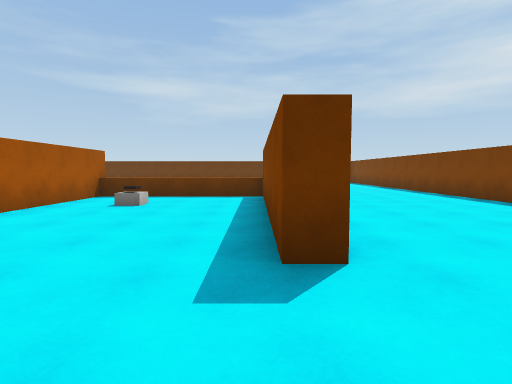
[1] (above)

14 first-person views from a walk through a 3-D level made in the Unity game engine. The camera is 1.4 m above the floor, tilts 4° down and sees 80° across. The floor is counted in squares, 2 m on a side. Each view is taken from the middle of a square. On the plan, view 1 faces up. The plan holds only what a view shows up to about 10 squares ahead; the rest is blank. The place goes on beyond the plan. The player character is not drawn. Surface patterns are stand-ins for the level's own textures.

[2]
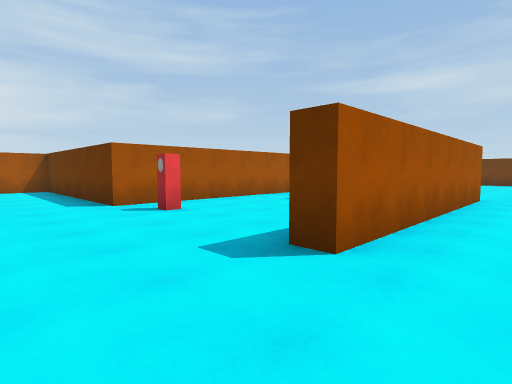

[3]
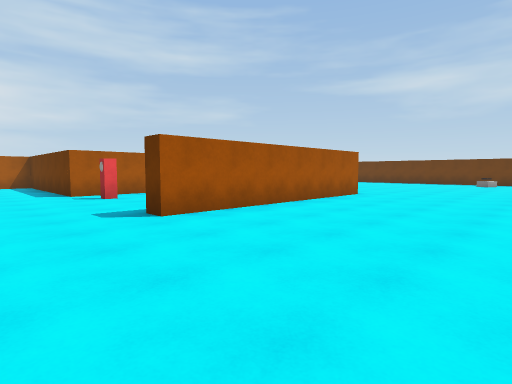

[4]
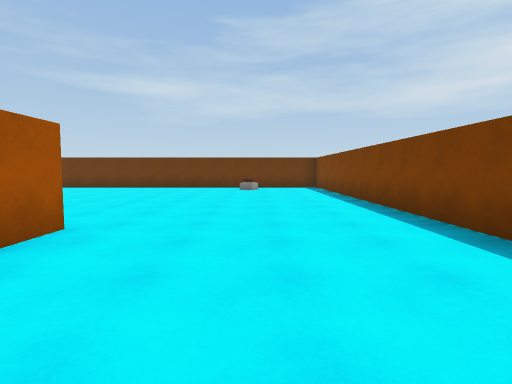

[5]
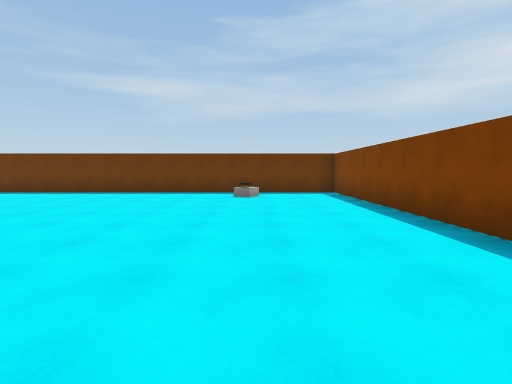

[6]
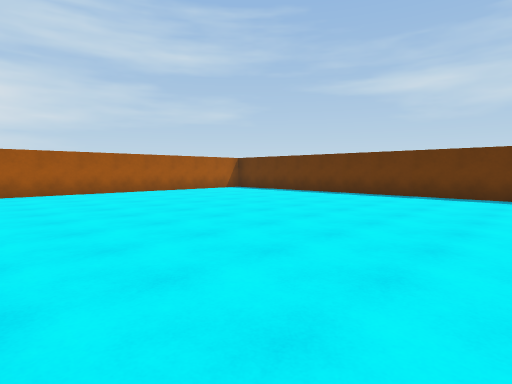

[7]
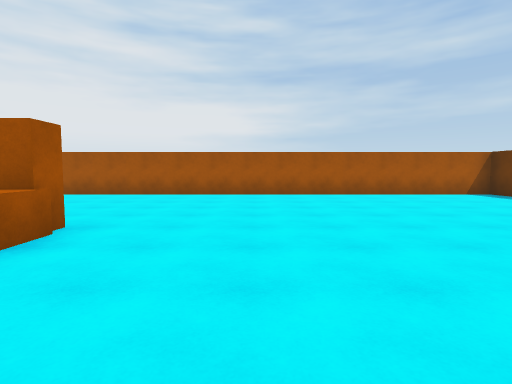

[8]
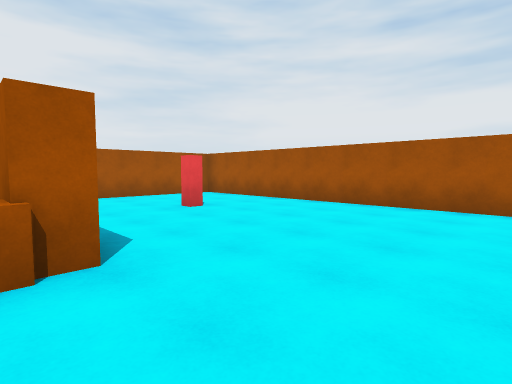

[9]
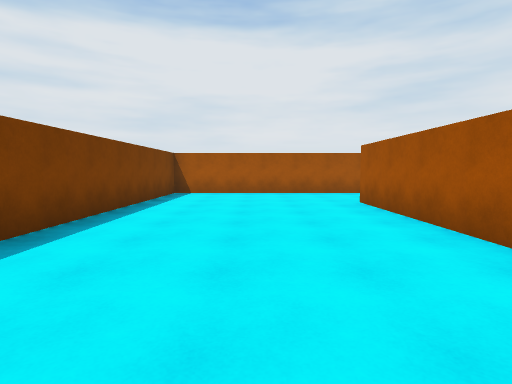

[10]
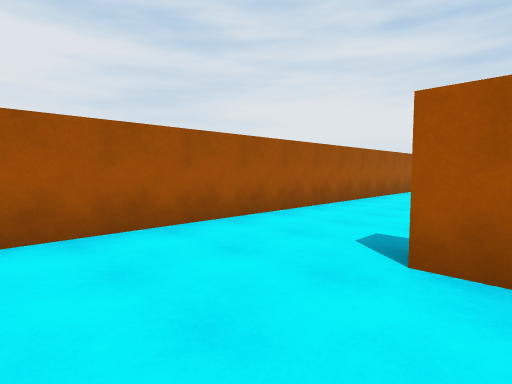

[11]
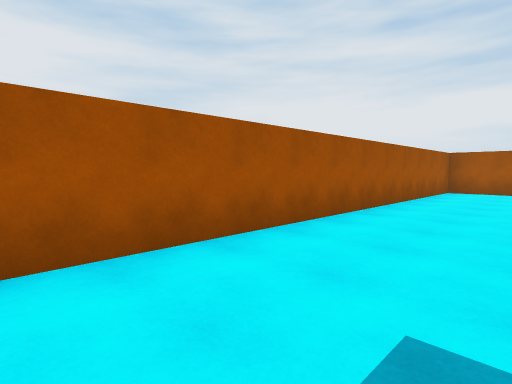

[12]
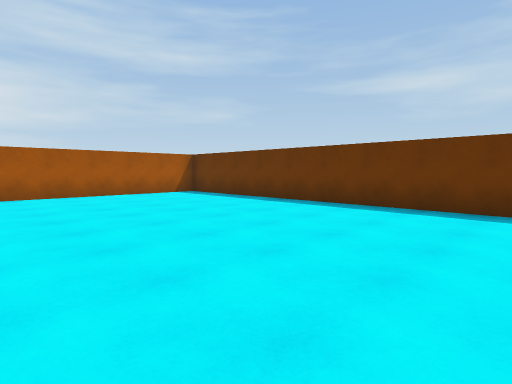

[13]
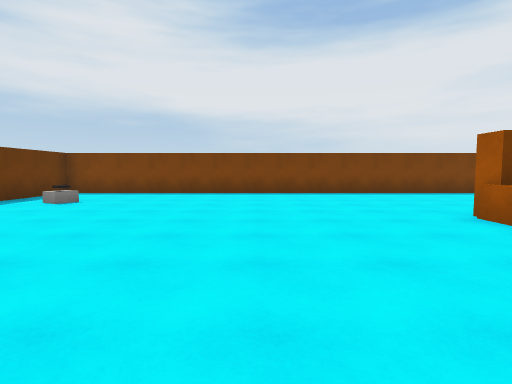

[14]
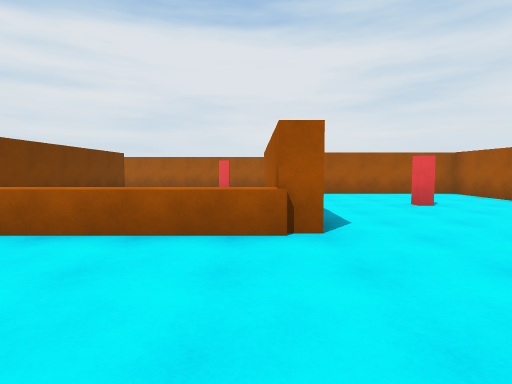

### Floor plan
Points are (right, up) in squares from view 1. A wall is a line through its corners. A room is listed if a view was taken in it or the views show most of it. See-through windows are left out.
Room 1 (views 1, 2, 3, 4, 5, 6, 7, 8, 9, 10, 11, 12, 13, 14)
walls: (-0.2, 8.6) (0.7, 8.6) (0.7, 2.3) (0.2, 2.3) (0.2, 8.6); (-4.2, 8.8) (-4.2, 2.3) (-10, 2.3) (-10, -0.5) (5.6, -0.5) (5.6, 17.9) (-10, 17.9) (-10, 2.8) (-6, 2.8); (-4.9, 8.6) (-1.2, 8.6)
low walls: (0.2, 8.2) (-4.2, 8.2)
objects: other object (-7, 6); other object (-3, 3)

Where each view was taken, in squares from view 1:
view 1: 0 up, 0 right, facing up
view 2: 0 up, 2 right, facing up-left
view 3: 0 up, 5 right, facing up-left
view 4: 5 up, 3 right, facing up
view 5: 8 up, 3 right, facing up
view 6: 9 up, 0 right, facing up-left
view 7: 11 up, 1 left, facing left
view 8: 11 up, 4 left, facing down-left
view 9: 9 up, 3 right, facing down
view 10: 3 up, 3 right, facing down-left
view 11: 2 up, 1 right, facing down-left
view 12: 12 up, 1 left, facing up-left
view 13: 12 up, 4 left, facing right
view 14: 12 up, 4 left, facing down
